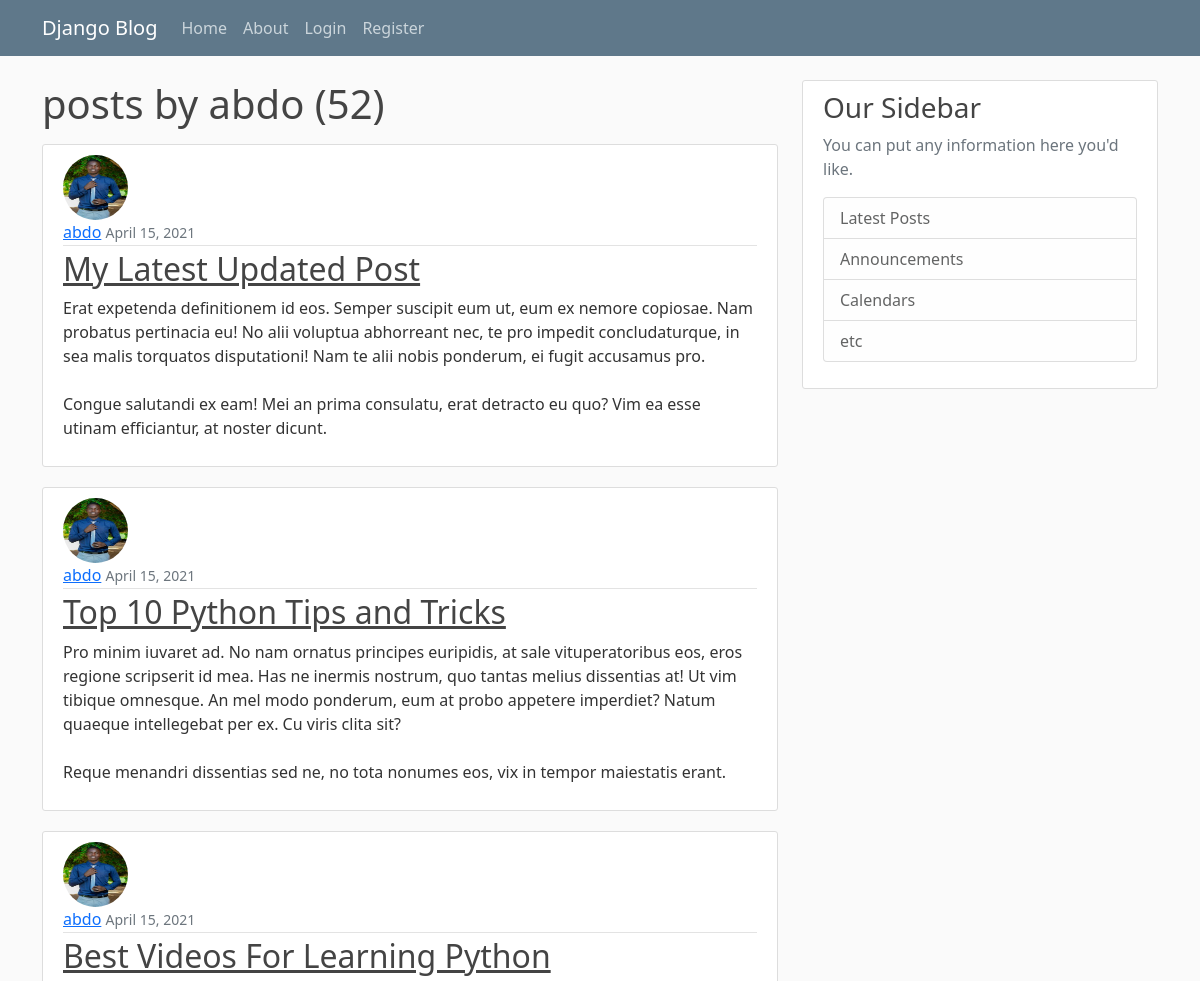
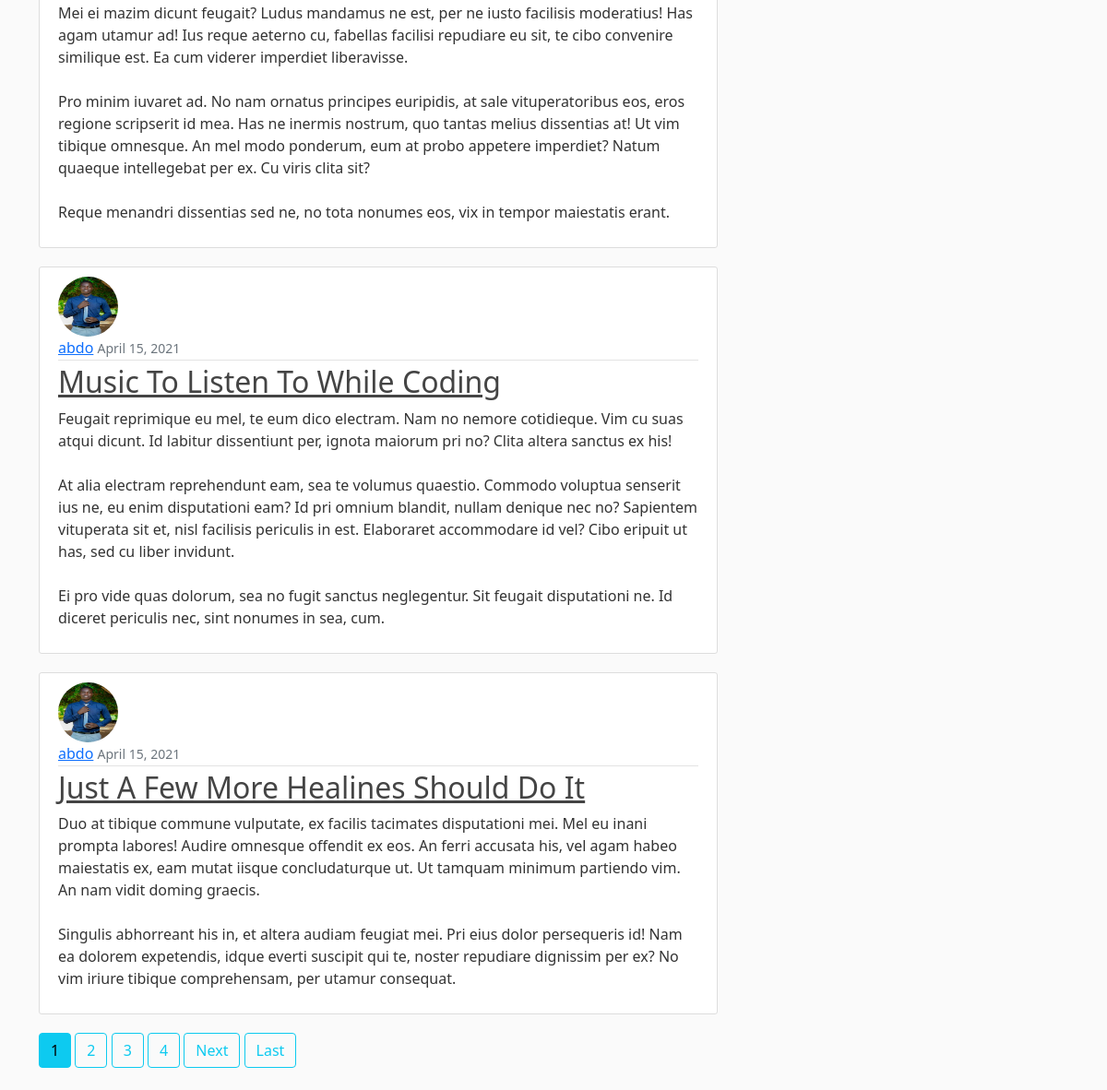
The page /user/abdo/ on the database as committed earlier (2 pictures, top to bottom).
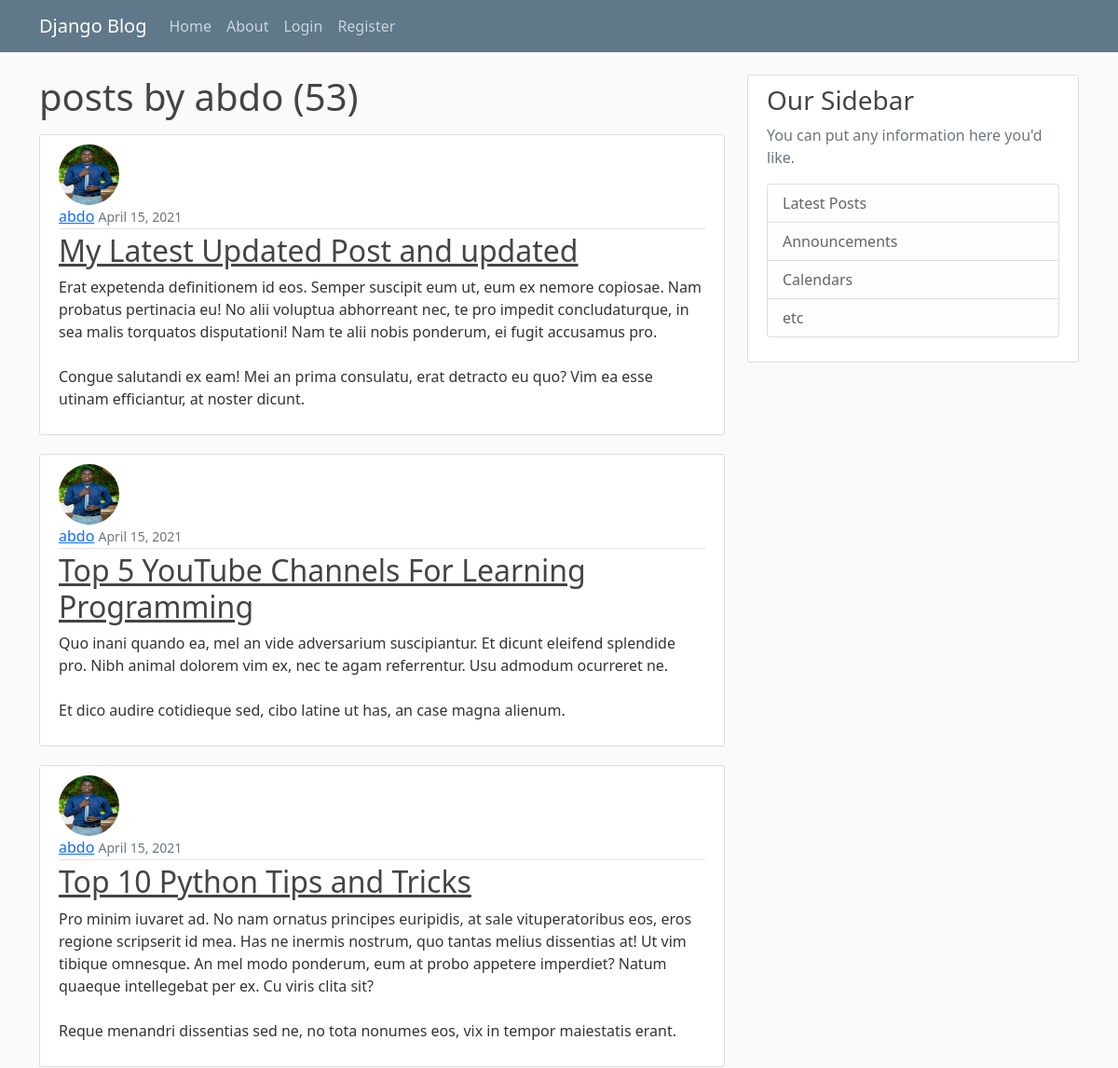
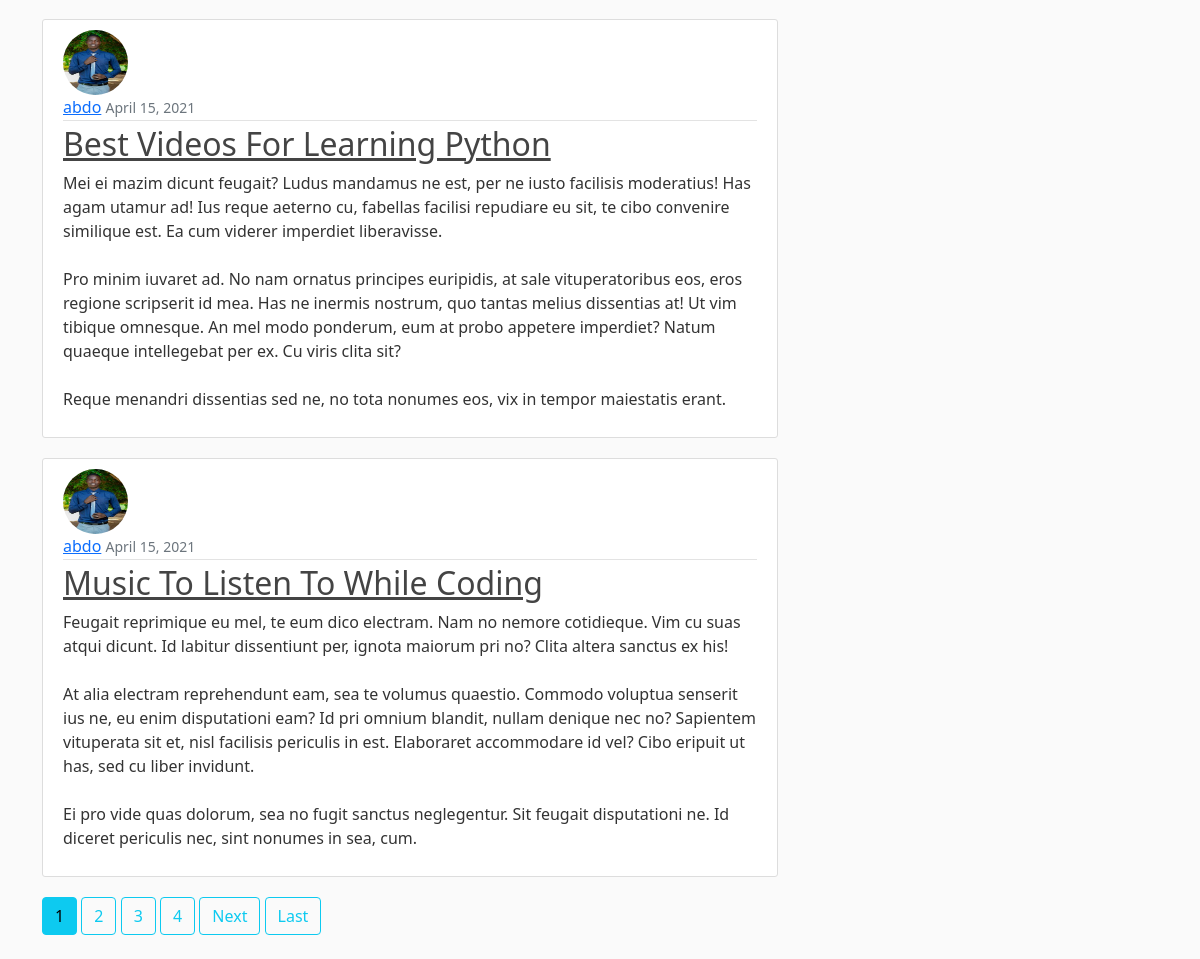
The same page on the database as committed later (2 pictures, top to bottom).
### blog/models.py (models this page shows, shortened)
class Post(models.Model):
    title = models.CharField(max_length = 100)
    content = models.TextField()
    date_posted = models.DateTimeField(default=timezone.now)
    author = models.ForeignKey(User, on_delete = models.CASCADE, db_constraint=False)

### users/models.py (models this page shows, shortened)
class Profile(models.Model):
    user = models.OneToOneField(User, on_delete = models.CASCADE)
    image = models.ImageField(default = 'default.jpg', upload_to = 'profile_pics')

### blog/views.py (the view)
# urls.py: path('user/<str:username>/', UserPostListView.as_view(), name= "user-posts"),
class UserPostListView(ListView):
    model = Post
    template_name = 'blog/user_posts.html'
    context_object_name = 'posts'
    paginate_by = 5
    def get_queryset(self):
        user = get_object_or_404(User, username = self.kwargs.get('username'))
        return Post.objects.filter(author = user).order_by('-date_posted')

### blog/templates/blog/user_posts.html (shortened to what this page needs)
{% extends "blog/base.html" %}
{% block content %}
    <h1 class = "mb-3">posts by {{view.kwargs.username}} ({{ page_obj.paginator.count }})</h1>
    {% for post in posts %}
        <article class="media content-section">
            <img class = "rounded-circle article-img" src = "{{ post.author.profile.image.url }}">
            <div class="media-body">
            <div class="article-metadata">
                <a class="mr-2" href="{% url 'user-posts' post.author.username %}">{{ post.author }}</a>
                <small class="text-muted">{{ post.date_posted|date:"F d, Y" }}</small>
            </div>
            <h2><a class="article-title" href="{% url 'post-detail' post.id %}">{{ post.title }}</a></h2>
            <p class="article-content">{{ post.content }}</p>
            </div>
        </article>
    {% endfor %}
    {% if is_paginated %}
        {% for num in page_obj.paginator.page_range %}
            {% if page_obj.number == num %}
                <a class = "btn btn-info mb-4" href="?page={{ num }}">{{ num }}</a>
            {% elif num > page_obj.number|add:'-4' and num < page_obj.number|add:'4' %}
                <a class = "btn btn-outline-info mb-4" href="?page={{ num }}">{{ num }}</a>
            {% endif %}
        {% endfor %}
        {% if page_obj.has_next %}
            <a class = "btn btn-outline-info mb-4" href="?page={{ page_obj.next_page_number }}">Next</a>
            <a class = "btn btn-outline-info mb-4" href="?page={{ page_obj.paginator.num_pages }}">Last</a>
        {% endif %}
    {% endif %}
{% endblock %}

Rows that differ between the two databases and show on the page:
no longer on this page (row unchanged): Post: author.profile.image (picture), author "abdo", date_posted "April 15, 2021", title "Just A Few More Healines Should Do It", content "Duo at tibique commune vulputate, ex facilis tacimates disputationi mei. Mel eu inani prompta labores! Audire omnesque offendit ex eos. An ferri accusata his, vel agam habeo maiestatis ex, eam mutat iisque concludaturque ut. Ut tamquam minimum partiendo vim. An nam vidit doming graecis. Singulis abhorreant his in, et altera audiam feugiat mei. Pri eius dolor persequeris id! Nam ea dolorem expetendis, idque everti suscipit qui te, noster repudiare dignissim per ex? No vim iriure tibique comprehensam, per utamur consequat."
changed Post: title "My Latest Updated Post" → "My Latest Updated Post and updated"
now on this page (row edited): Post: author.profile.image (picture), author "abdo", date_posted "April 15, 2021", title "Top 5 YouTube Channels For Learning Programming", content "Quo inani quando ea, mel an vide adversarium suscipiantur. Et dicunt eleifend splendide pro. Nibh animal dolorem vim ex, nec te agam referrentur. Usu admodum ocurreret ne. Et dico audire cotidieque sed, cibo latine ut has, an case magna alienum."
Other text that changed with them:
{{ page_obj.paginator.count }}: "52" → "53"
